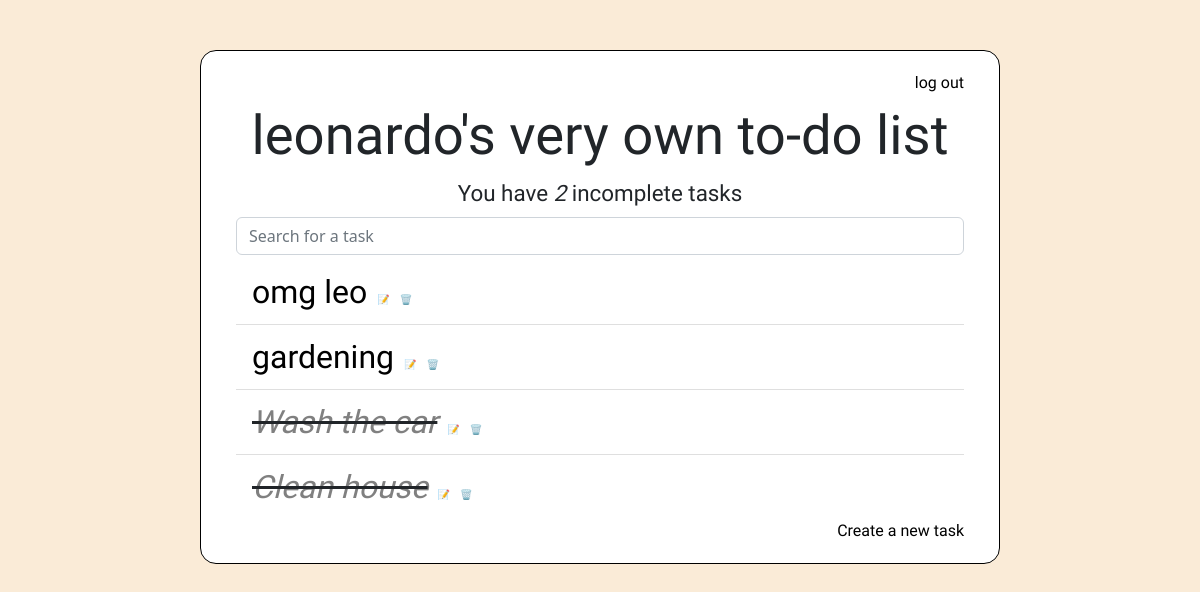
The app's page / (signed in), older data.
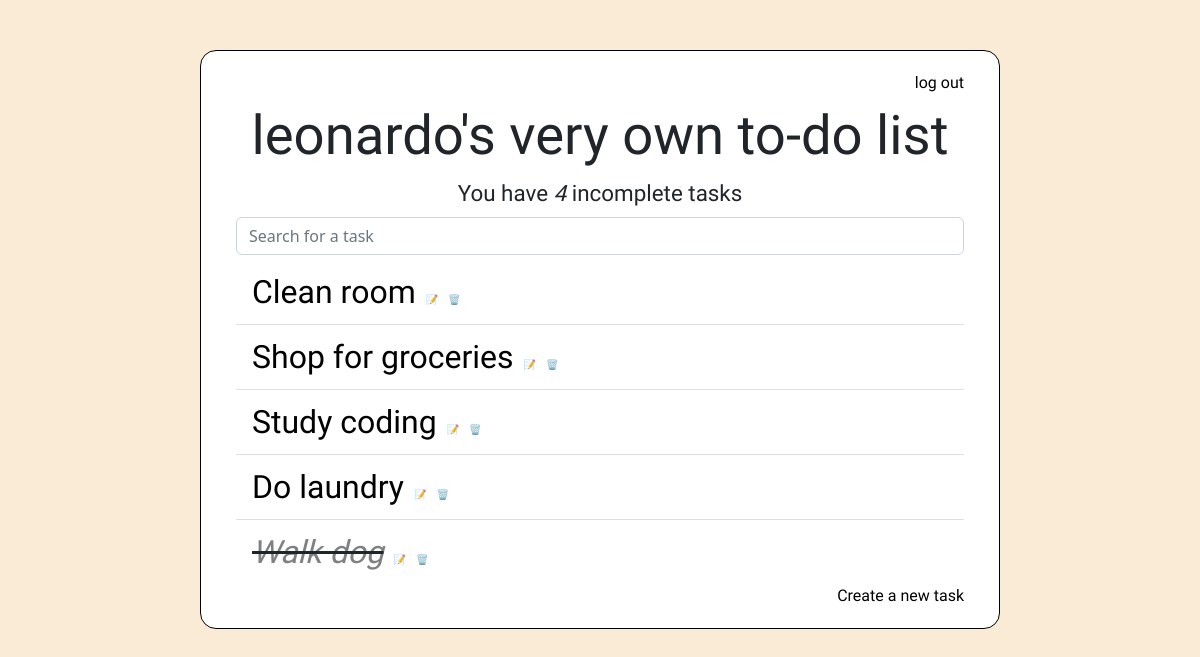
The same page, newer data.
### base/models.py (models this page shows, shortened)
class Task(models.Model):
    user = models.ForeignKey(
        User, on_delete=models.CASCADE, null=True, blank=True)
    title = models.CharField(max_length=200, null=True, blank=True)
    description = models.TextField(null=True, blank=True)
    complete = models.BooleanField(default=False)
    create = models.DateTimeField(auto_now_add=True)
    class Meta:
        ordering = ['complete']

### base/views.py (the view)
class TaskList(LoginRequiredMixin, ListView):
    model = Task
    context_object_name = 'tasks'  # otherwise the ListView auto uses 'object_list'
    def get_context_data(self, **kwargs):
        context = super().get_context_data(**kwargs)
        context['tasks'] = context['tasks'].filter(user=self.request.user)
        context['count'] = context['tasks'].filter(complete=False).count()
        search_input = self.request.GET.get('search-area') or ''
        if search_input:
            context['tasks'] = context['tasks'].filter(
                title__icontains=search_input)
        context['search-input'] = search_input
        return context

### base/templates/base/task_list.html (shortened to what this page needs)
{% extends 'base/base.html' %}
{% block content %}
<section class="notebook">
    <div class="header-bar">
        <h3>You have <i>{{count}}</i> incomplete task{{ count|pluralize:"s"}}</h3>
        <form method="GET">
            <input type="text" name="search-area" value="{{search_input}}" placeholder="Search for a task"
                class="form-control" aria-label="Sizing example input" aria-describedby="inputGroup-sizing-lg">
        </form>
    </div>
    <div class="to-do-list">
        <ul class="list-group list-group-flush">
            {% for task in tasks %}
            <li class="list-group-item">
                {% if task.complete %}
                <i><s><a href="{% url 'task-update' task.id%}" style="color: gray;">{{task.title}}</a></s></i><a
                    href="{% url 'task-update' task.id%}"
                    style="font-size: 10px; text-decoration: none;  padding-left: 10px;">📝</a>
                </a><a href="{% url 'task-delete' task.id%}"
                    style="font-size: 10px; text-decoration: none; padding-left: 2px;">🗑️</a>
                {% else %}
                <a href="{% url 'task-update' task.id%}">{{task.title}}</a><a href="{% url 'task-update' task.id%}"
                    style="font-size: 10px; text-decoration: none; padding-left: 10px;">📝</a>
                </a><a href="{% url 'task-delete' task.id%}"
                    style="font-size: 10px; text-decoration: none; padding-left: 2px;">🗑️</a>
            </li>
            {% endif %}
            {% empty %}
            <h3>No items in list</h3>
            {% endfor %}
        </ul>
    </div>
    <div class="task-creation">
        <a href="{% url 'task-create' %}">Create a new task</a>
    </div>
</section>
</div>
{% endblock %}

### base/templates/base/base.html (shortened to what this page needs)
<!DOCTYPE html>
<html lang="en">
{% load static %}
<head>
    <link href="https://cdn.jsdelivr.net/npm/bootstrap@5.2.3/dist/css/bootstrap.min.css" rel="stylesheet"
>
    <link rel="stylesheet" href="{% static 'base/style.css' %}">
</head>
<body>
    <div class="wrapper">
        <section class="header">
            {% if not request.user.is_authenticated %}
            <a class="d-inline" href="{% url 'login' %}">login</a>
            <a class="d-inline" href="{% url 'register' %}">register</a>
            {% else %}
            <a class="d-inlinelast" href="{% url 'logout' %}">log out</a>
            {% endif %}
        </section>
        <section class="title">
            {% if not request.user.is_authenticated %}
            my very own to-do list
            {% else %}
            {{ request.user }}'s very own to-do list
            {% endif %}
        </section>
        {% block content %}
        {% endblock %}
</body>
</html>

### base/static/base/style.css (style rules this page uses)
body { background-color: antiquewhite; display: flex; height: inherit; justify-content: center; }
h3 { font-family: 'Caveat Brush', cursive; font-size: 1.4rem; padding-bottom: 3px; text-align: center; }
a:link { text-decoration: none; text-decoration-color: black; color: black; }
a { color: black; }
.wrapper { background: white; border: 1px solid black; border-radius: 16px; flex-basis: 800px; height: fit-content; padding: 20px 35px; margin-top: 50px; }
.header { font-family: 'Patrick Hand', cursive; text-align: right; }
.title { font-family: 'Caveat Brush', cursive; font-size: 3.4rem; padding-bottom: 3px; text-align: center; }
.to-do-list { font-family: 'Patrick Hand', cursive; font-size: 2rem; padding-top: 5px; }
.task-creation { font-family: 'Patrick Hand', cursive; text-align: right; }

Row changes from the older to the newer data that the page shows:
removed Task: title "omg leo"
removed Task: title "gardening"
removed Task: title "Wash the car"
removed Task: title "Clean house"
added Task: title "Clean room"
added Task: title "Shop for groceries"
added Task: title "Study coding"
added Task: title "Do laundry"
added Task: title "Walk dog"
Text that changed along with them:
{{ count }}: "2" → "4"
